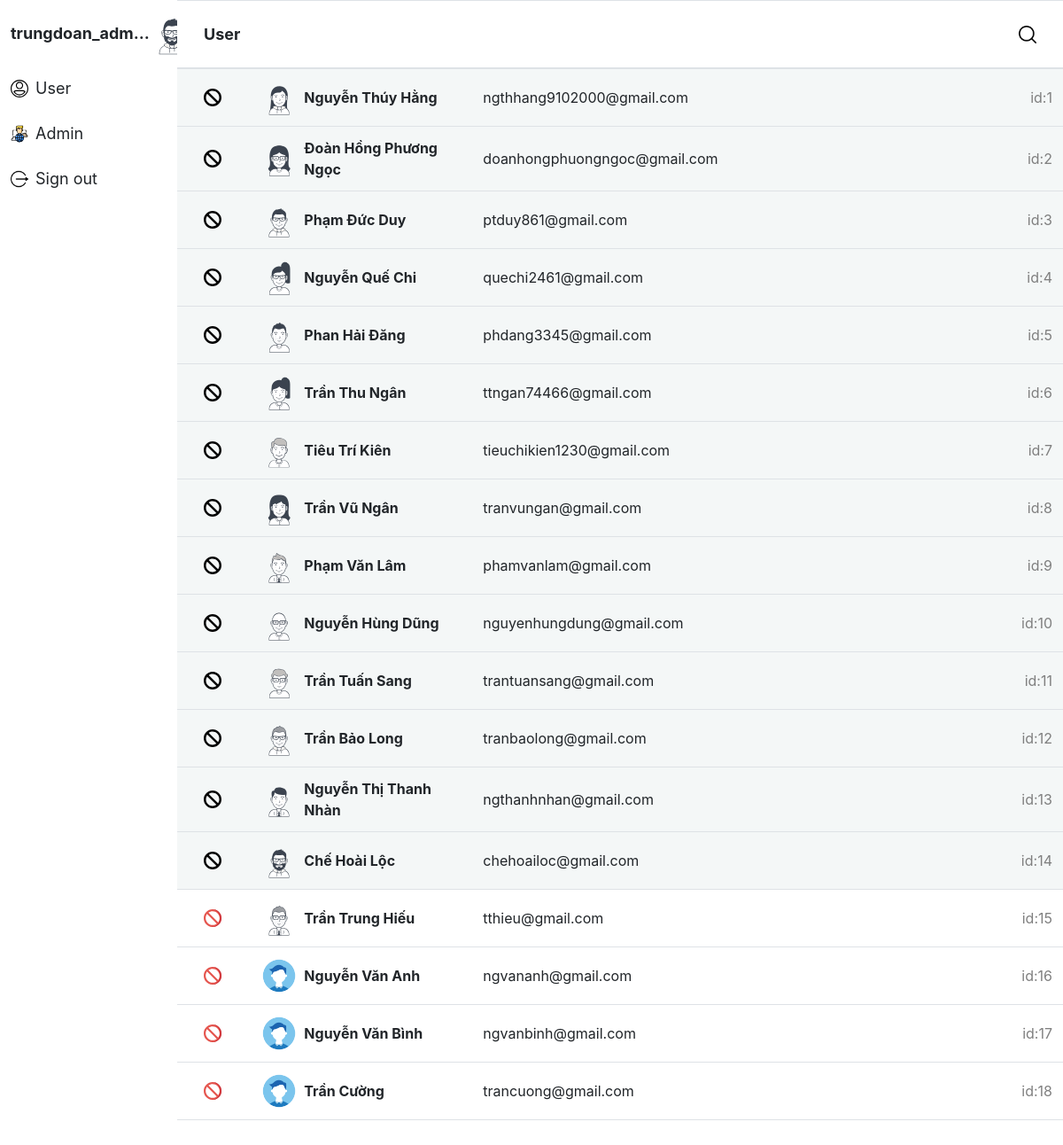
Screenshot of /index.php (signed in) with the database file from the repository.
### tables this page shows
CREATE TABLE `user` (
  `ID` int(11) NOT NULL,
  `NAME` varchar(100) NOT NULL,
  `AVATAR` varchar(100) DEFAULT NULL,
  `PHONENUMBER` varchar(10) DEFAULT NULL,
  `USER_MAIL_ADDRESS` varchar(50) NOT NULL,
  `PASSWORD` varchar(500) NOT NULL,
  `BLOCK` bit(1) NOT NULL DEFAULT b'0'
);

### controllers/admin_controller.php (called while the page is built, shortened)
<?php
class AdminController extends BaseController
{
    function index()
    {
        $this->render('index', array());
    }
}

### index.php (called while the page is built, shortened)
<?php
    if (isset($_SESSION['email']) || isset($_SESSION['email_admin'])) {
        if (isset($_SESSION['email_admin'])){
            if (isset($_GET['controller'])) {
                $controller = $_GET['controller'];
                if (isset($_GET['action'])) {
                    $action = $_GET['action'];
                } else {
                    $action = 'index';
                }
            } else {
                $action = 'index';
            }
        }
    }
    $obj = new $className();
    $obj->$action();
?>

### models/User.php (called while the page is built, shortened)
<?php
    class User{
        public function __construct($id, $name, $avatar, $phone, $mail, $pass, $block){
            $this->id = $id;
            $this->name = $name;
            $this->avatar = $avatar;
            $this->mail = $mail;
            $this->block = $block;
        }
        public static function getAll(){
            $sql = 'SELECT * FROM USER';
            $db = DB::getDB();
            $stm = $db->query($sql);
            $data = array();
            while ($i = $stm->fetch_array()) {
                $data[] = new User($i['ID'], $i['NAME'], $i['AVATAR'], $i['PHONENUMBER'], $i['USER_MAIL_ADDRESS'], $i['PASSWORD'], $i['BLOCK']);
            }
            return $data;
        }
    }
?>

### views/admin/index.php (the view, shortened to what this page needs)
<?php
$header = 'User';
$all_user = User::getAll();
?>
<div class='col-xl-10 col-md-8 col-lg-8 p-0'>
    <form action="index.php" method="GET" name="viewDetail">
        <table class='table border-bottom'>
            <thead>
                <tr>
                    <td colspan="2" class='table-home-header sticky-top bg-white border-bottom' style="padding: 24px 30px">
                        <p class='label-text font-weight-bold'><?= $header ?></p>
                        <img src="asset/images/icons/search.png" class='img-fluid icon search-icon'>
                    </td>
                </tr>
            </thead>
            <tbody>
                <?php
                foreach ($all_user as $i) {
                    $id = $i->id;
                    $name = $i->name;
                    $user_avatar = $i->avatar;
                    $mail = $i->mail;
                    $block = $i->block;
                    if ($block == 1) {
                        $block_text = 'block';
                        $style_block = 'd-flex mail mail-unread';
                    } else {
                        $block_text = 'not_block';
                        $style_block = 'd-flex mail';
                    }
                    if (is_null($user_avatar) || $user_avatar === '') {
                        $user_avatar = 'asset/images/avatar/1.png';
                    }
                ?>
                    <tr class='<?= $style_block ?>'>
                        <td class='col-1 mail-user' style="padding: 5px 0px 5px 30px">
                            <img src="asset/images/icons/<?= $block_text ?>.svg" onclick="onClickBlockUser(<?= $id ?>)" class='delete_icon img-fluid icon mr-2' alt="">
                        </td>
                        <td class='col-3 mail-user' onclick="viewDetailUser(<?= $id ?>)">
                            <img src='<?= $user_avatar ?>' alt='avatar' class='img-fluid mail-avatar' />
                            <p class='font-weight-bold' style="margin-left: 0.5rem ;"><?= $name ?></p>
                        </td>
                        <td class='col-8 mail-content' onclick="viewDetailUser(<?= $id ?>)">
                            <span><?= $mail ?></span>
                            <span class='mail-content-text'>id:<?= $id ?></span>
                        </td>
                    </tr>
                <?php
                }
                ?>
            </tbody>
        </table>
    </form>
</div>

### asset/styles/index.css (style rules this page uses)
html,body { height: 100vh; width: 100vw; margin: 0; padding: 0; overflow-x: hidden; }
p { margin: 0; }

### asset/styles/home-index.css (style rules this page uses)
.icon { max-width: 20px; max-height: 20px; }
table tbody { cursor: pointer; }
.table-home-header { display: flex; flex-direction: row; align-items: center; justify-content: space-between; }
.mail-user { display: flex; flex-direction: row; align-items: center; justify-content: flex-start; }
.mail-avatar { max-width: 40px; max-height: 40px; }
.mail-content-text { color: #7F7F7F; }
.mail { background-color: #f4f7f7; }
.mail-unread { background-color: #ffffff; }
.mail-content { display: flex; flex-direction: row; align-items: center; justify-content: space-between; }

### asset/styles/login.css (style rules this page uses)
.label-text { font-size: 18px; }

### rows the page displays
user: AVATAR (picture), NAME "Nguyễn Thúy Hằng", USER_MAIL_ADDRESS "ngthhang9102000@gmail.com", ID "1"
user: AVATAR (picture), NAME "Đoàn Hồng Phương Ngọc", USER_MAIL_ADDRESS "doanhongphuongngoc@gmail.com", ID "2"
user: AVATAR (picture), NAME "Phạm Đức Duy", USER_MAIL_ADDRESS "ptduy861@gmail.com", ID "3"
user: AVATAR (picture), NAME "Nguyễn Quế Chi", USER_MAIL_ADDRESS "quechi2461@gmail.com", ID "4"
user: AVATAR (picture), NAME "Phan Hải Đăng", USER_MAIL_ADDRESS "phdang3345@gmail.com", ID "5"
user: AVATAR (picture), NAME "Trần Thu Ngân", USER_MAIL_ADDRESS "ttngan74466@gmail.com", ID "6"
user: AVATAR (picture), NAME "Tiêu Trí Kiên", USER_MAIL_ADDRESS "tieuchikien1230@gmail.com", ID "7"
user: AVATAR (picture), NAME "Trần Vũ Ngân", USER_MAIL_ADDRESS "tranvungan@gmail.com", ID "8"
user: AVATAR (picture), NAME "Phạm Văn Lâm", USER_MAIL_ADDRESS "phamvanlam@gmail.com", ID "9"
user: AVATAR (picture), NAME "Nguyễn Hùng Dũng", USER_MAIL_ADDRESS "nguyenhungdung@gmail.com", ID "10"
user: AVATAR (picture), NAME "Trần Tuấn Sang", USER_MAIL_ADDRESS "trantuansang@gmail.com", ID "11"
user: AVATAR (picture), NAME "Trần Bảo Long", USER_MAIL_ADDRESS "tranbaolong@gmail.com", ID "12"
user: AVATAR (picture), NAME "Nguyễn Thị Thanh Nhàn", USER_MAIL_ADDRESS "ngthanhnhan@gmail.com", ID "13"
user: AVATAR (picture), NAME "Chế Hoài Lộc", USER_MAIL_ADDRESS "chehoailoc@gmail.com", ID "14"
user: AVATAR (picture), NAME "Trần Trung Hiếu", USER_MAIL_ADDRESS "tthieu@gmail.com", ID "15"
user: NAME "Nguyễn Văn Anh", USER_MAIL_ADDRESS "ngvananh@gmail.com", ID "16"
user: NAME "Nguyễn Văn Bình", USER_MAIL_ADDRESS "ngvanbinh@gmail.com", ID "17"
user: NAME "Trần Cường", USER_MAIL_ADDRESS "trancuong@gmail.com", ID "18"

### other values shown
$current_user "trungdoan_adm..."
$header "User"
